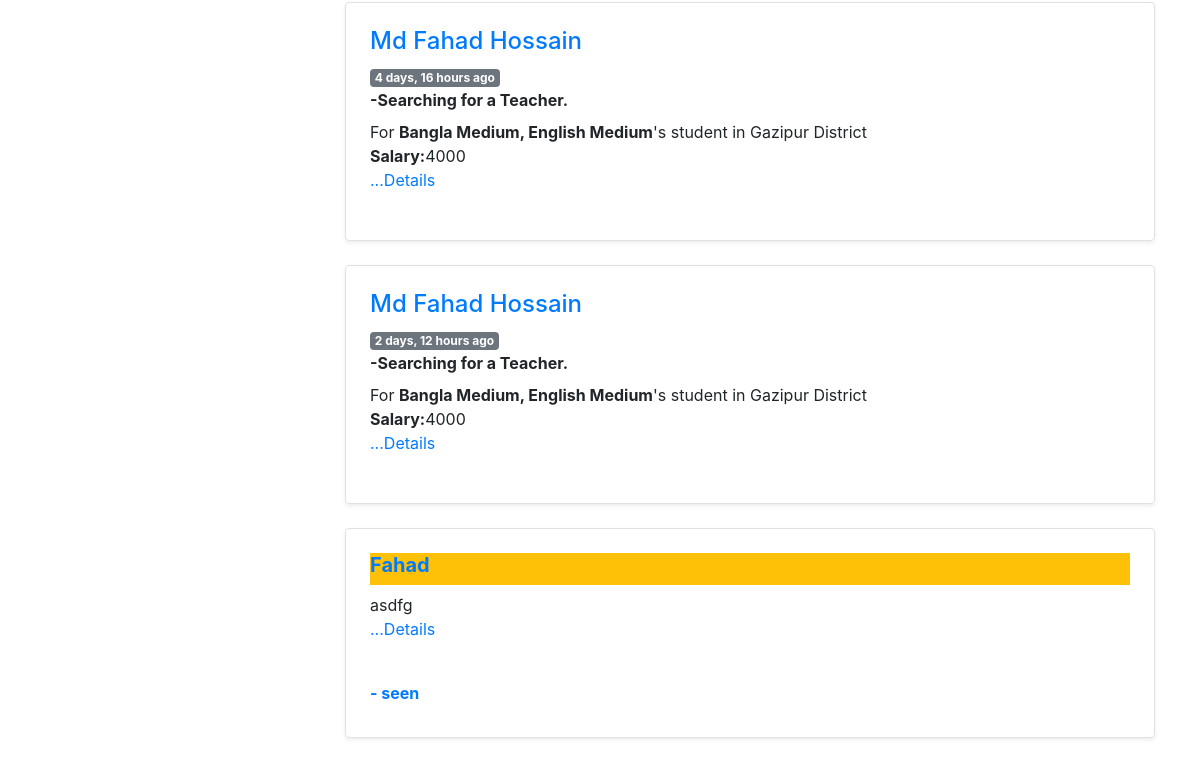
The page /profile/userprofile/ (signed in, lower part) on the database as committed earlier.
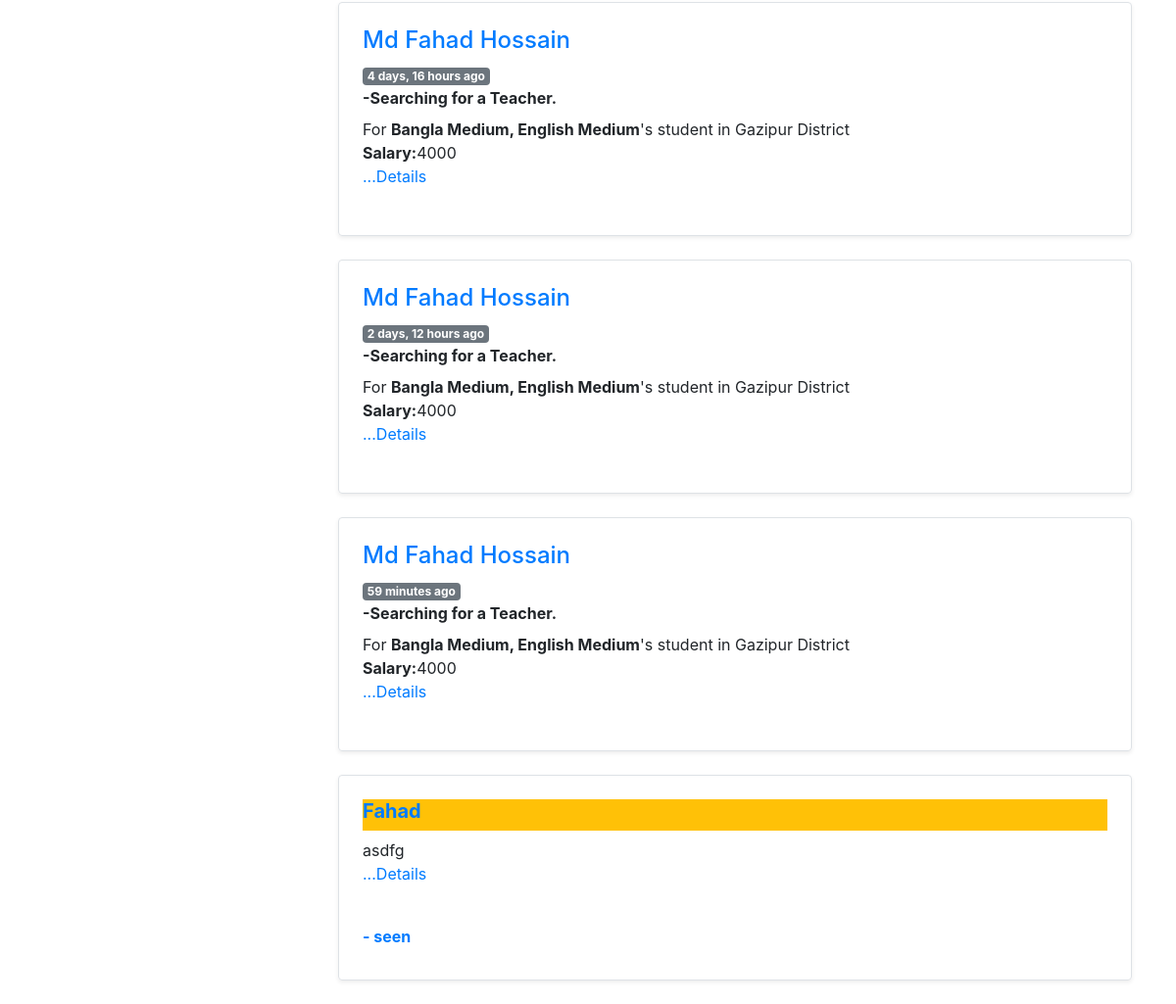
The same page on the database as committed later.
### posts/models.py (models this page shows, shortened)
class TuitionPost(models.Model):
    Choice_Medium = (
        ('Bangla_Medium', 'Bangla Medium'),
        ('English_Medium', 'English Medium'),
        ('Arabic_Medium', 'Arabic Medium'),
        ('Hindi_Medium', 'Hindi Medium'),
        ('Sports_Section', 'Sports Section'),
        ('Singing_Section', 'Singing Section'),
        ('Dance_Section', 'Dance Section'),
        ('Extra Curricular Activities', 'Extra Curricular Activities'),
        ('Language Learning', 'Language Learning'),
        ('Computer Learning', 'Computer Learning'),
    )
    Choice_Approach = (
        ('Online_Help', 'Online Help'),
        ('Phone_Help', 'Phone Help'),
        ('Provide_Hand_Notes', 'Provide Hand_Notes'),
        ('Video_Tutorials', 'Video Tutorials'),
    )
    Choice_style = (
        ('Group_Tuition', 'Group Tuition'),
        ('Private_Tuition', 'Private Tuition'),
    )
    Choice_Place = (
        ('Class_Rooms', 'Class Rooms'),
        ('Coaching_Center', 'Coaching Center'),
        ('Home_Visit', 'Home Visit'),
    )
    district = models.ForeignKey(District, on_delete=models.SET_NULL, null=True, related_name='district_set')
    preferedPlace = models.ManyToManyField(SubDistrict, related_name='place_set')
    style = MultiSelectField(choices=Choice_style, max_choices=3, max_length=100)
    place = MultiSelectField(choices=Choice_Place, max_choices=3, max_length=100)
    approach = MultiSelectField(choices=Choice_Approach,max_choices=3, max_length=100)
    medium = MultiSelectField(choices=Choice_Medium,max_choices=3, max_length=100)
    sno = models.AutoField(primary_key=True)
    subject = models.ManyToManyField(Subject, related_name='subject_set')
    class_in = models.ManyToManyField(Classes, related_name='classes_set')
    salary = models.CharField(max_length=100)
    days=models.CharField(max_length=100)
    time_available = models.CharField(max_length=200)
    content = models.TextField()
    author = models.ForeignKey(User, on_delete=models.CASCADE)
    views = models.ManyToManyField(User, related_name='post_view')
    likes = models.ManyToManyField(User,related_name='tuition_post')
    timeStamp = models.DateTimeField(default=now)

### person/models.py (models this page shows)
class District(models.Model):
    name = models.CharField(max_length=150)
    def __str__(self):
        return self.name

### tolet/models.py (models this page shows, shortened)
class Post(models.Model):
    CATEGORY=(
        ('a', 'Flat'),
        ('b', 'Room'),
        ('c', 'Any_space'),
        ('d', 'Land'),
        ('e', 'Shop'),
        ('f', 'Hostel_seat'),
        ('g', 'Company'),
        ('h', 'Building'),
        ('i', 'Bill_board'),
        ('j', 'Media_advertisement'),
    )
    user=models.ForeignKey(User, on_delete=models.CASCADE, related_name='feeds')
    house_no=models.CharField(max_length=40, default="")
    post_code=models.CharField(max_length=50, default="")
    road_no=models.CharField(max_length=50, default="")
    village=models.CharField(max_length=50, default="")
    upozila=models.CharField(max_length=50, default="")
    Zilla=models.CharField(max_length=50, default="")
    division=models.CharField(max_length=50, default="")
    country=models.CharField(max_length=50, default="")
    category=models.CharField(max_length=1,choices=CATEGORY, default="")
    rent=models.IntegerField()
    no_of_img=models.IntegerField(default=0)
    area=models.CharField(max_length=50, default="")
    text=models.TextField(blank=False, max_length=500)
    timestamp=models.DateTimeField(default=now)
    views = models.ManyToManyField(User, related_name='tpost_view')
    likes = models.ManyToManyField(User, related_name='tolet_post')

### person/views.py (the view)
# urls.py: path('userprofile/', views.userprofile, name='userprofile'),
def userprofile(request):
    userp=UserProfile.objects.filter(user=request.user)
    query=request.user
    try:
        mypostauthor=TuitionPost.objects.filter(author=query)
    except TuitionPost.DoesNotExist:
        mypostauthor=None
    try:
        toletuser=Post.objects.filter(user=query)
    except Post.DoesNotExist:
        toletuser=None
    return render(request, 'person/userprofile.html',{'userp':userp, 'post':mypostauthor,'mytolet':toletuser})

### templates/person/userprofile.html (shortened to what this page needs)
{% extends 'basic.html' %}
{% load humanize %}
{% block body %}
{% load static %}
{% load crispy_forms_tags %}
{% if user.is_authenticated %}
<div class="col-md-9 offset-md-3">
<div class="container">
    {% for post in post %}
    <div class="col-md-12 ">
        <div class="row bg-succes no-gutters border rounded overflow-hidden flex-md-row mb-4 shadow-sm h-md-250 position-relative">
            <div class="col  p-4 d-flex flex-column position-static">
                <strong class="d-inline-block mb-2 ">
                    <div>
                    <a href="/profile/otherprofile/{{post.author.username}}">
                        <h4>{{post.author.first_name}} {{post.author.last_name}}</h4>
                    </a>
                    <span class="badge badge-secondary">
                        {{post.timeStamp|naturaltime}}</span>
                </div>
                 -Searching for a Teacher.
                </strong>
                <div class="preview">
                For <b>{{post.medium}}</b>'s student
                   in {{post.district}} District
                <br>
                <b>Salary:</b>{{post.salary}}
                <br>
                    <p class="card-text mb-auto"> <a href="/posts/{{post.sno}}/"
                            class="stretched-link">...Details</a></p>
                    <br>
                </div>
            </div>
        </div>
    </div>
    {% endfor %}
    {% for item in mytolet %}
    <div class="col-md-12 ">
        <div class="row bg-succes no-gutters border rounded overflow-hidden flex-md-row mb-4 shadow-sm h-md-250 position-relative">
            <div class="col  p-4 d-flex flex-column position-static">
                <strong class="d-inline-block mb-2 bg-warning text-primary">
                    <h5><b>{{item.user}}</b></h5>
                </strong>
                <div class="preview">
                    <p class="card-text mb-auto">{{item.text|safe|truncatechars:350}}</p>
                    <a href="/tolet/toletpost/{{item.id}}"
                            class="stretched-link">...Details</a></p>
                    <br>
                     <strong
                        class="d-inline-block mb-2 text-primary">
                        <span>- {{item.view}} seen</span></strong>
                </div>
            </div>
        </div>
    </div>
    {% endfor %}
    </div>
{% endif %}
{% endblock %}

### templates/basic.html (shortened to what this page needs)
<!doctype html>
<html lang="en">
<head>
  <link rel="stylesheet" href="https://stackpath.bootstrapcdn.com/bootstrap/4.2.1/css/bootstrap.min.css"
>
  {% load notifications_tags %}
  {% load static %}
</head>
<body>
      <div class="btn btn-outline-dark my-2 my-sm-0 mx-3"> {% now "h:i A" as current_time %}
      </div>
  <br>
  {% block body %} {% endblock %}
</body>
</html>

Rows that differ between the two databases and show on the page:
added TuitionPost: author.first_name "Md Fahad", author.last_name "Hossain", timeStamp "59 minutes ago", medium "Bangla Medium, English Medium", district "Gazipur", salary "4000"
